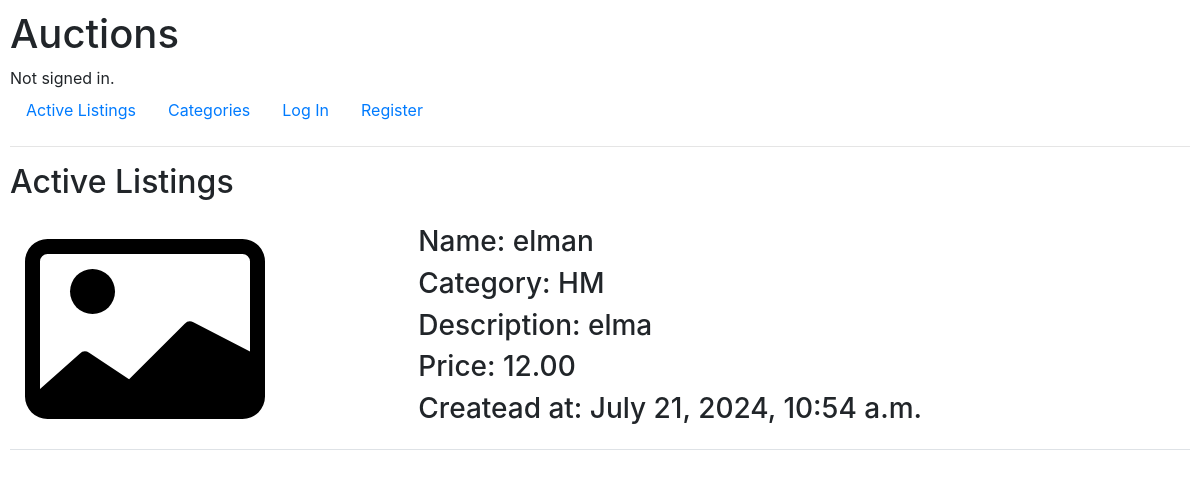
The app's page /, older data.
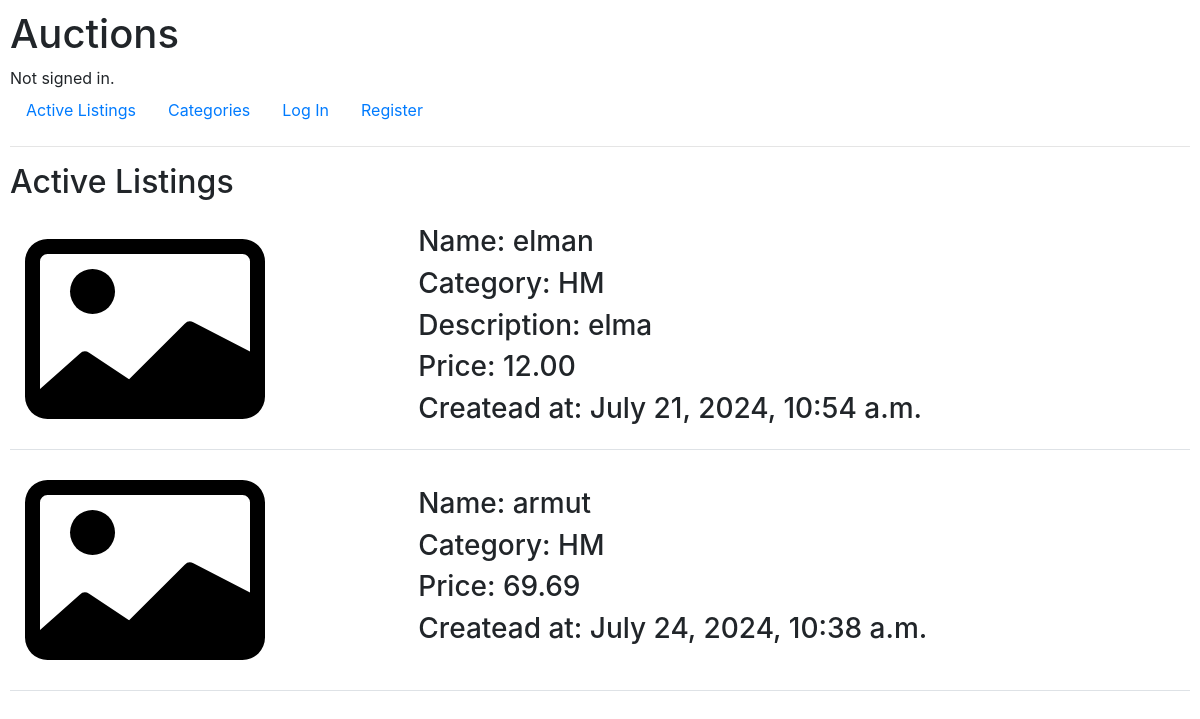
The same page, newer data.
### auctions/models.py (models this page shows)
class Auctions(models.Model):
    ELECTRONICS = "ER"
    FASHION = "FS"
    HOME = "HM"
    ELSE = "EL"
    CATEGORY_CHOICES = {
        ELECTRONICS: "Electronics",
        FASHION: "Fashion",
        HOME: "Home",
        ELSE: "Everything Else",
    }
    title = models.CharField(max_length=64)
    description = models.CharField(max_length=256,default='', blank=True)
    image = models.URLField(default='',blank=True)
    price = models.DecimalField(max_digits=12, decimal_places=2)
    category = models.CharField(max_length=2, choices=CATEGORY_CHOICES, default=ELSE)
    active = models.BooleanField(default=True)
    created_time = models.DateTimeField(auto_now_add=True)
    watchlist = models.ManyToManyField(User, related_name="watchlist")

### auctions/views.py (the view)
# urls.py: path("", views.index, name="index"),
def index(request):
    items = Auctions.objects.filter(active=True)
    img_url = static('auctions/card-image.svg')
    print(img_url)
    return render(request, "auctions/index.html", {
            "items":items,
            "img_url":img_url
        })

### auctions/templates/auctions/index.html (shortened to what this page needs)
{% extends "auctions/layout.html" %}
{% block body %}
    <h2>Active Listings</h2>
{% if items %}
    {% for item in items %}
    <div class="container-fluid border-bottom">
        <div class="row">
            <div class="col-4 align-self-center">
            <img src="{{item.image}}    " class="img-fluid" alt="W3Schools.com" onerror="this.onerror=null;this.src='{{img_url}}';" style="width:240px;height:auto;">
            </div>
            <div class="col-8 align-self-center">
            <h3>Name: {{item.title}} </h2>
            <h3>Category: {{item.category}}</h2>
            {% if item.description %}
                <h3>Description: {{item.description}}</h2>
            {% endif %}
            <h3>Price: {{item.price}} </h2>
            <h3>Createad at: {{item.created_time}}</h2>
            </div>
        </div>
    </div>
    {% endfor %}
{% else %}
    <h3> No item avaible</h3>
{% endif %}
{% endblock %}

### auctions/templates/auctions/layout.html (shortened to what this page needs)
{% load static %}
<!DOCTYPE html>
<html lang="en">
    <head>
        <link rel="stylesheet" href="https://stackpath.bootstrapcdn.com/bootstrap/4.4.1/css/bootstrap.min.css">
        <link href="{% static 'auctions/styles.css' %}" rel="stylesheet">
    </head>
    <body>
        <h1>Auctions</h1>
        <div>
            {% if user.is_authenticated %}
                Signed in as <strong>{{ user.username }}</strong>.
            {% else %}
                Not signed in.
            {% endif %}
        </div>
        <ul class="nav">
            <li class="nav-item">
                <a class="nav-link" href="{% url 'index' %}">Active Listings</a>
            </li>
            <li class="nav-item">
                <a class="nav-link" href="{% url 'categories' %}">Categories</a>
            </li>
            {% if user.is_authenticated %}
                <li class="nav-item">
                    <a class="nav-link" href="{% url 'logout' %}">Log Out</a>
                </li>
                <li class="nav-item">
                    <a class="nav-link" href="{% url 'create_listing' %}">Create Listing</a>
                </li>
                <li class="nav-item">
                    <a class="nav-link" href="{% url 'watchlist' %}">Watchlist</a>
                </li>
            {% else %}
                <li class="nav-item">
                    <a class="nav-link" href="{% url 'login' %}">Log In</a>
                </li>
                <li class="nav-item">
                    <a class="nav-link" href="{% url 'register' %}">Register</a>
                </li>
            {% endif %}
        </ul>
        <hr>
        {% block body %}
        {% endblock %}
    </body>
</html>

### auctions/static/auctions/styles.css (style rules this page uses)
body { padding: 10px; }
img { width: 360px; height: auto; }

Row changes from the older to the newer data that the page shows:
added Auctions: title "armut", category "HM", price "69.69", created_time "July 24, 2024, 10:38 a.m."
